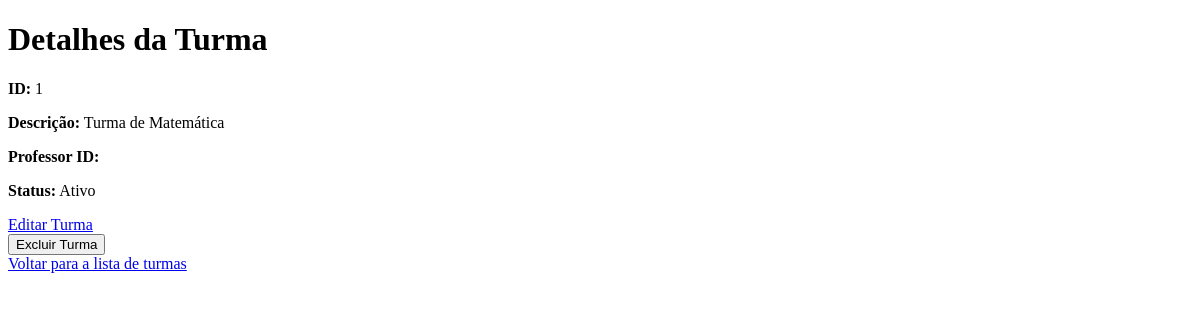
The page /turmas/1 on the database as committed earlier.
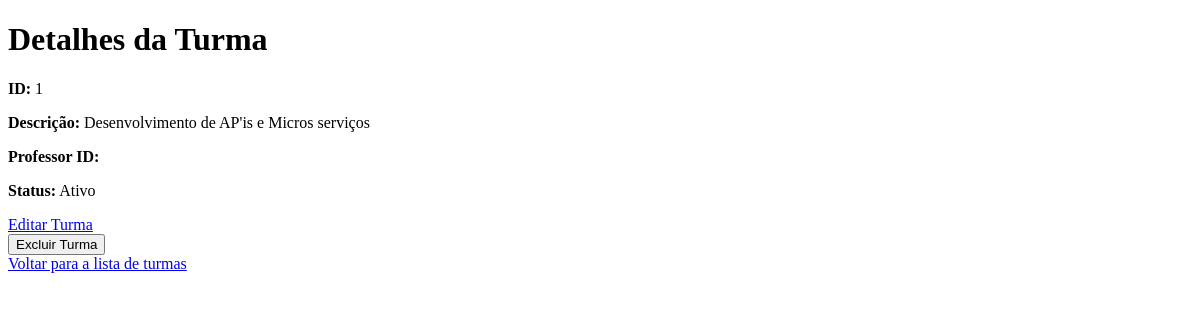
The same page on the database as committed later.
### app/models.py (models this page shows)
class Turma(db.Model):
    __tablename__ = 'turmas'
    id = db.Column(db.Integer, primary_key=True)
    descricao = db.Column(db.String(100), nullable=False)
    status = db.Column(db.Boolean, default=True)
    professor_id = db.Column(db.Integer, db.ForeignKey(
        'professores.id'), nullable=False)
    alunos = db.relationship('Aluno', backref='turma', lazy="select")

### app/turmas/turmas_routes.py (the view)
@turmas_blueprint.route("/turmas/<int:id_turma>", methods=["GET"])
def get_turma(id_turma):
    try:
        turma = turma_por_id(id_turma)
        return render_template('turmas/turmas_id.html', turma=turma)
    except TurmaNaoEncontrado:
        return jsonify({"message": "Turma não encontrada"}), 404

### app/turmas/turmas_model.py (called while the page is built)
def turma_por_id(id_turma):
    turma = Turma.query.get(id_turma)
    if turma:
        return {
            "id": turma.id,
            "descricao": turma.descricao,
            "professor": turma.professor_id,
            "status": turma.status
        }
    raise TurmaNaoEncontrado

### app/templates/turmas/turmas_id.html (shortened to what this page needs)
<!DOCTYPE html>
<html lang="pt-BR">
<head>
</head>
<body>
    <h1>Detalhes da Turma</h1>
    <p><strong>ID:</strong> {{ turma.id }}</p>
    <p><strong>Descrição:</strong> {{ turma.descricao }}</p>
    <p><strong>Professor ID:</strong> {{ turma.professor_id }}</p>
    <p><strong>Status:</strong> {{ 'Ativo' if turma.status else 'Inativo' }}</p>
    <a href="/turmas/{{ turma.id }}/atualizar">Editar Turma</a>
    <form action="/turmas/{{ turma.id }}" method="POST" onsubmit="return confirmDelete(this);">
        <button type="submit">Excluir Turma</button>
    </form>
    <a href="/turmas">Voltar para a lista de turmas</a>
</body>
</html>

Rows that differ between the two databases and show on the page:
changed Turma: descricao "Turma de Matemática" → "Desenvolvimento de AP'is e Micros serviços"
